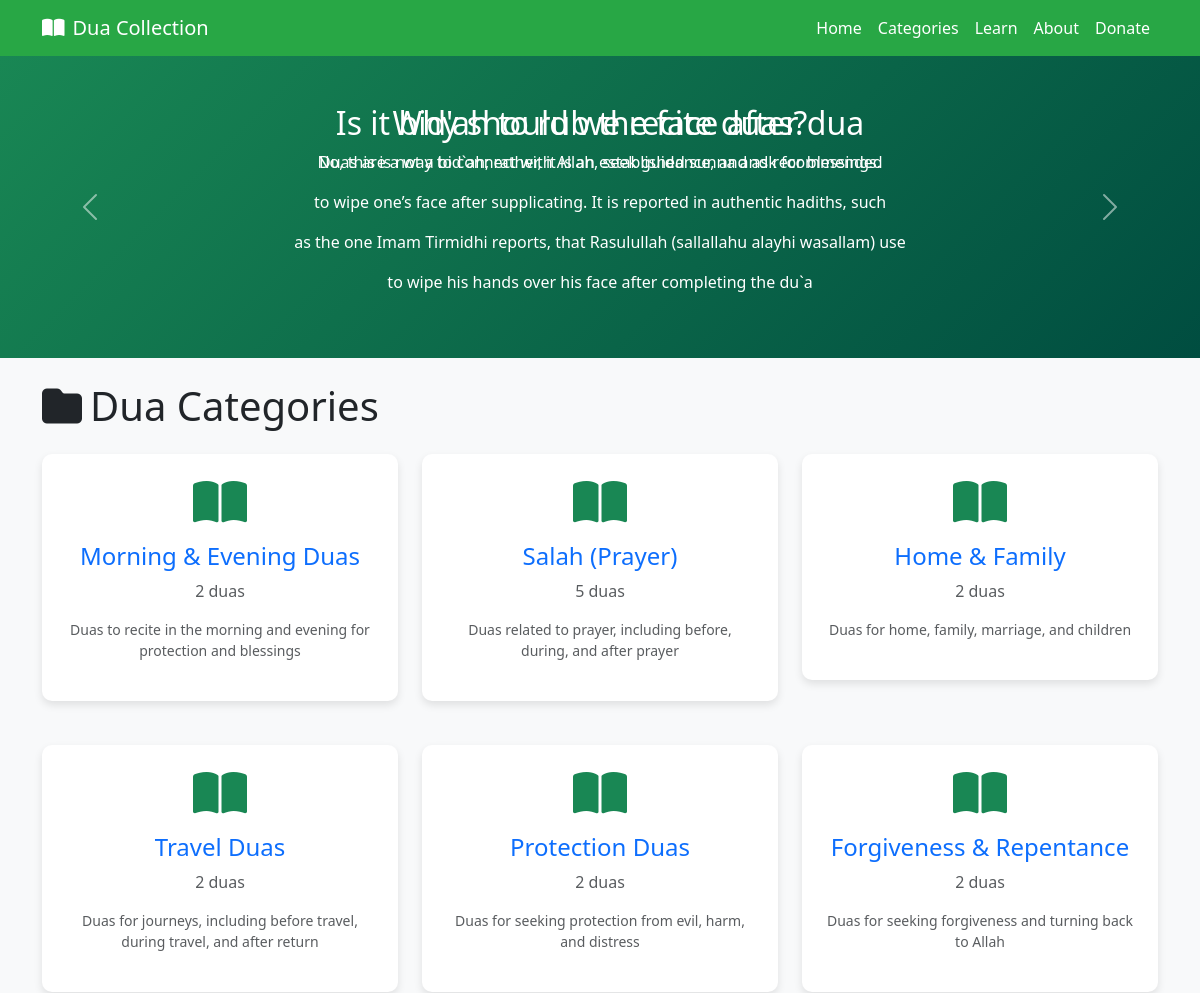
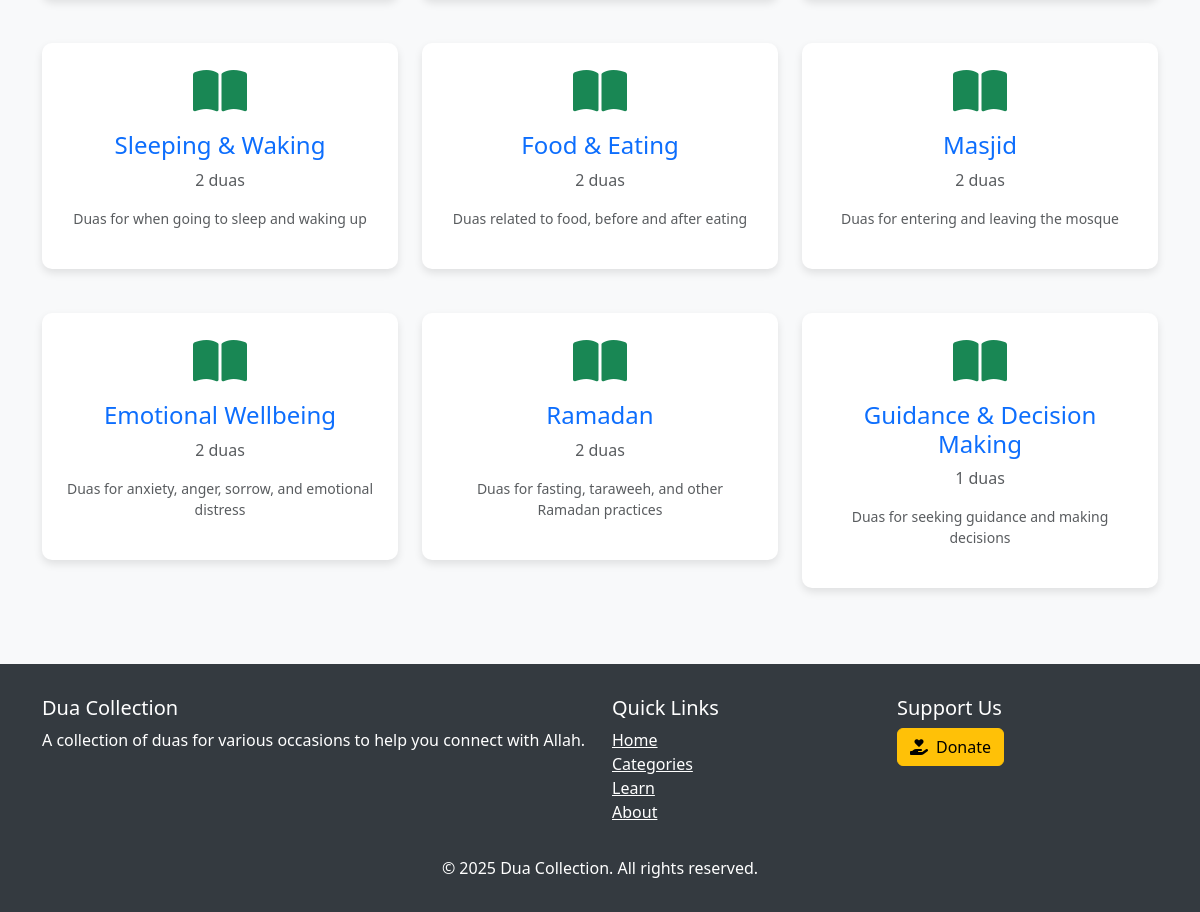
The page /categories/ on the database as committed earlier (2 pictures, top to bottom).
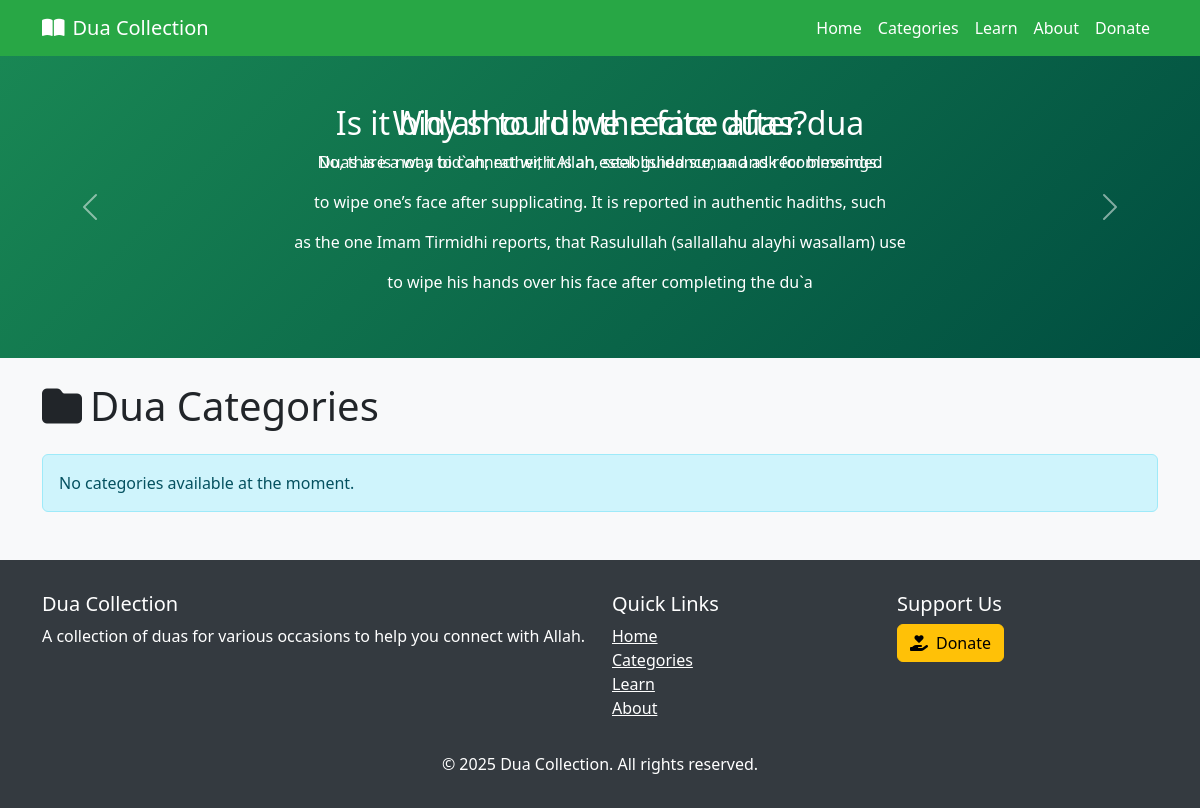
The same page on the database as committed later.
### myapp/models.py (models this page shows, shortened)
class Category(models.Model):
    name = models.CharField(max_length=100)
    description = models.TextField(blank=True)
    class Meta:
        verbose_name_plural = "Categories"

### myapp/views.py (the view)
# urls.py: path('categories/', views.categories, name='categories'),
def categories(request):
    categories = Category.objects.all()
    return render(request, 'myapp/categories.html', {'categories': categories})

### myapp/templates/myapp/categories.html (shortened to what this page needs)
{% extends 'myapp/base.html' %}
{% block content %}
<div class="container mt-4">
    <h1 class="mb-4"><i class="fas fa-folder me-2"></i>Dua Categories</h1>
    <div class="row">
        {% if categories %}
            {% for category in categories %}
            <div class="col-md-4 mb-4">
                <a href="{% url 'myapp:category_detail' category.id %}" class="text-decoration-none">
                    <div class="category-card p-4">
                        <div class="mb-3">
                            <i class="fas fa-book-open fa-3x text-success"></i>
                        </div>
                        <h4>{{ category.name }}</h4>
                        <p class="text-muted">{{ category.duas.count }} duas</p>
                        {% if category.description %}
                            <p class="small text-muted">{{ category.description|truncatechars:100 }}</p>
                        {% endif %}
                    </div>
                </a>
            </div>
            {% endfor %}
        {% else %}
            <div class="col-12">
                <div class="alert alert-info">
                    No categories available at the moment.
                </div>
            </div>
        {% endif %}
    </div>
</div>
{% endblock %}

Rows that differ between the two databases and show on the page:
removed Category: name "Morning & Evening Duas", duas.count "2", description "Duas to recite in the morning and evening for protection and blessings"
removed Category: name "Salah (Prayer)", duas.count "5", description "Duas related to prayer, including before, during, and after prayer"
removed Category: name "Home & Family", duas.count "2", description "Duas for home, family, marriage, and children"
removed Category: name "Travel Duas", duas.count "2", description "Duas for journeys, including before travel, during travel, and after return"
removed Category: name "Protection Duas", duas.count "2", description "Duas for seeking protection from evil, harm, and distress"
removed Category: name "Forgiveness & Repentance", duas.count "2", description "Duas for seeking forgiveness and turning back to Allah"
removed Category: name "Sleeping & Waking", duas.count "2", description "Duas for when going to sleep and waking up"
removed Category: name "Food & Eating", duas.count "2", description "Duas related to food, before and after eating"
removed Category: name "Masjid", duas.count "2", description "Duas for entering and leaving the mosque"
removed Category: name "Emotional Wellbeing", duas.count "2", description "Duas for anxiety, anger, sorrow, and emotional distress"
removed Category: name "Ramadan", duas.count "2", description "Duas for fasting, taraweeh, and other Ramadan practices"
removed Category: name "Guidance & Decision Making", duas.count "1", description "Duas for seeking guidance and making decisions"
Other text that changed with them:
text now shown: "No categories available at the moment."
